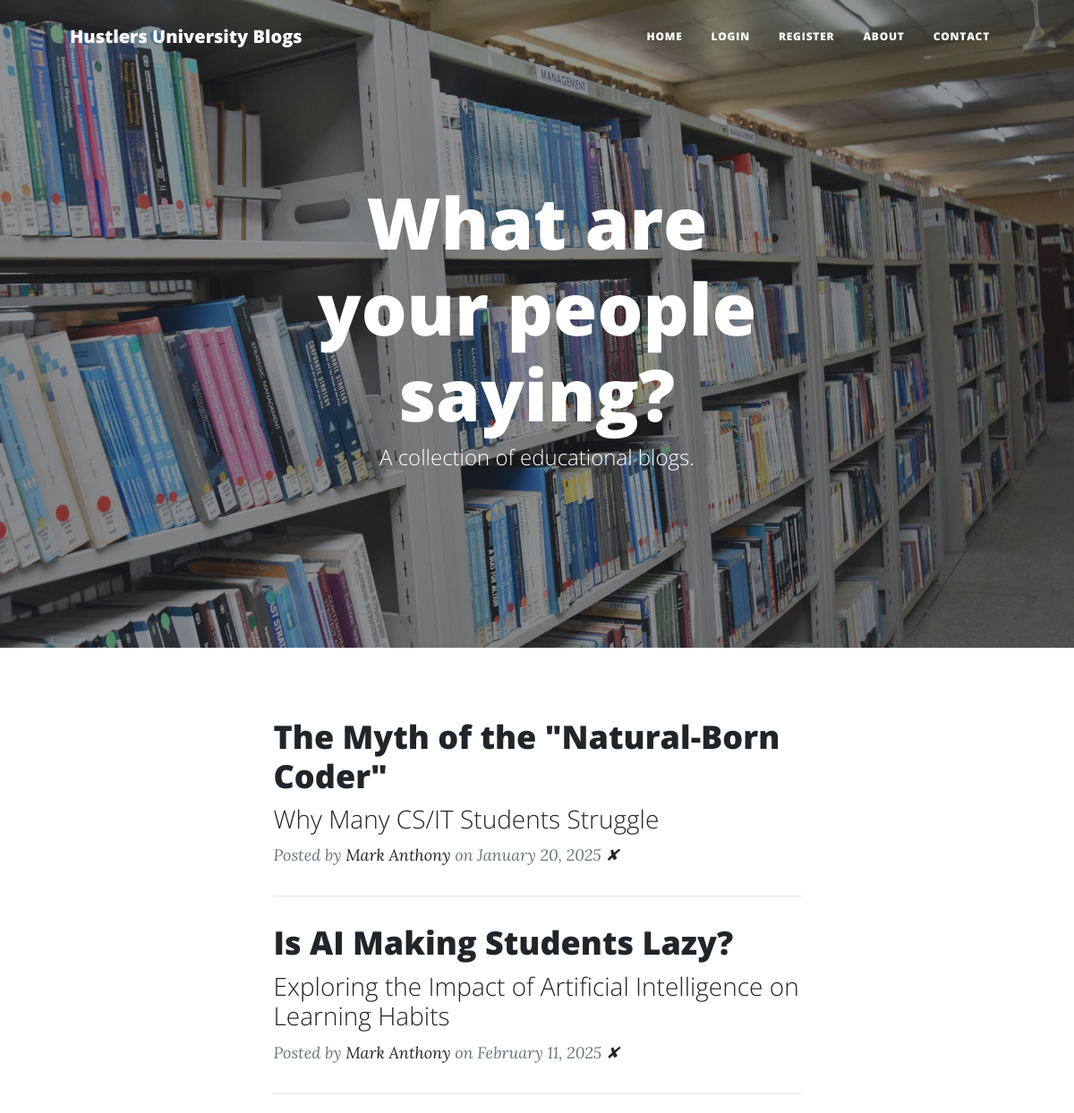
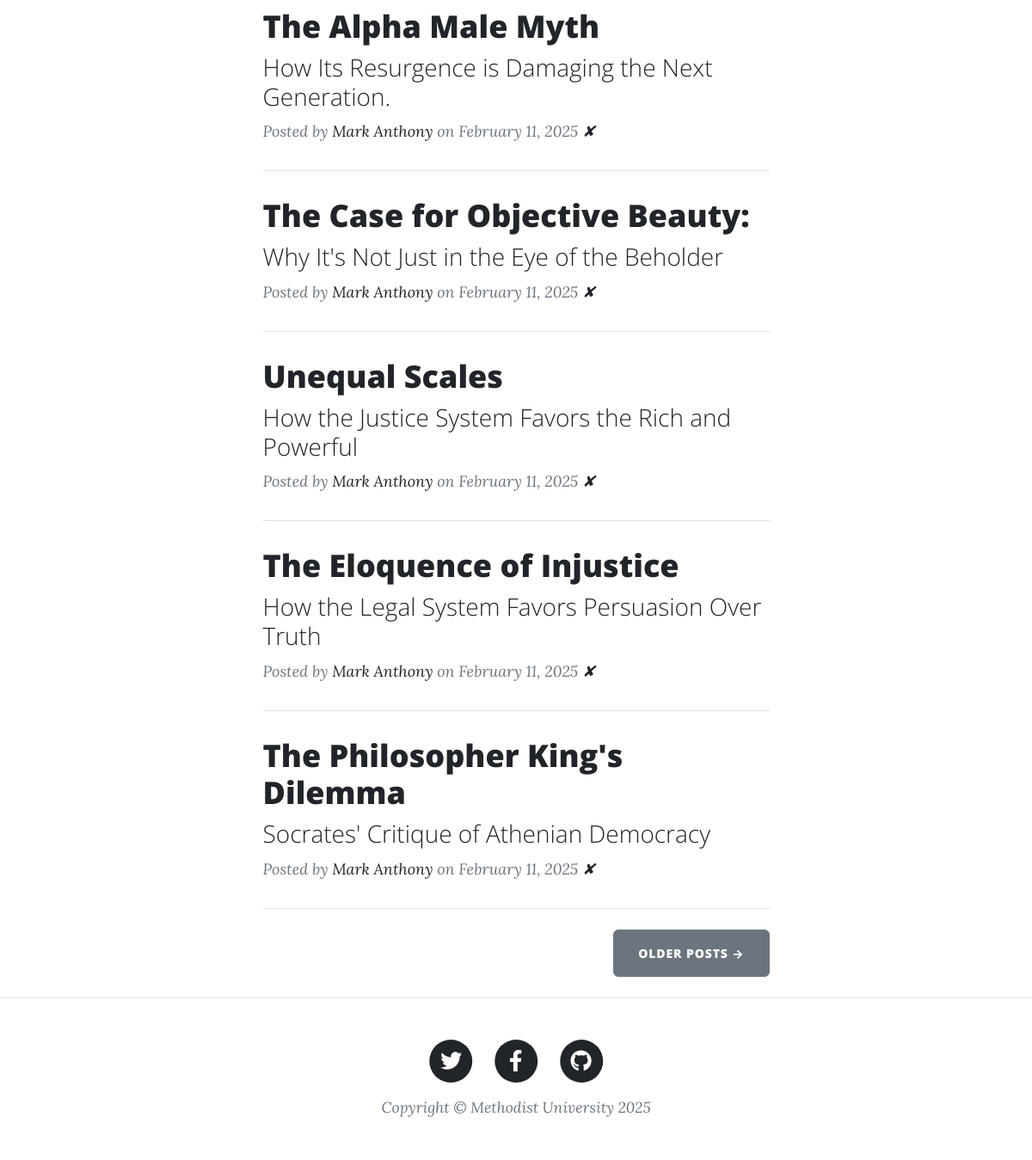
The page / on the database its author committed (2 pictures, top to bottom).
### main.py (models this page shows)
class BlogPost(db.Model):
    __tablename__ = "blog_posts"
    id: Mapped[int] = mapped_column(Integer, primary_key=True)
    author_id = mapped_column(Integer,db.ForeignKey('users.id'))
    author = relationship('User', back_populates='posts')
    title: Mapped[str] = mapped_column(String(250), unique=True, nullable=False)
    subtitle: Mapped[str] = mapped_column(String(250), nullable=False)
    date: Mapped[str] = mapped_column(String(250), nullable=False)
    body: Mapped[str] = mapped_column(Text, nullable=False)
    img_url: Mapped[str] = mapped_column(String(250), nullable=False)
    comments = relationship('Comment', back_populates='parent_post')

class User(db.Model, UserMixin):
    __tablename__ = "users"
    id: Mapped[int] = mapped_column(primary_key=True)
    email: Mapped[str] = mapped_column(String(250), unique=True, nullable=False)
    username: Mapped[str] = mapped_column(String(250), nullable=False)
    password: Mapped[str] = mapped_column(nullable=False)
    posts = relationship('BlogPost', back_populates='author')
    comments = relationship('Comment', back_populates='comment_author')

### main.py (the view)
@app.route('/')
def get_all_posts():
    result = db.session.execute(db.select(BlogPost))
    posts = result.scalars().all()
    return render_template("index.html", all_posts=posts)

### templates/index.html (shortened to what this page needs)
{% include "header.html" %}
<header
  class="masthead"
  style="background-image: url('../static/assets/img/methodist.jpg')"
>
  <div class="container position-relative px-4 px-lg-5">
    <div class="row gx-4 gx-lg-5 justify-content-center">
      <div class="col-md-10 col-lg-8 col-xl-7">
        <div class="site-heading">
          <h1>What are your people saying?</h1>
          <span class="subheading">A collection of educational blogs.</span>
        </div>
      </div>
    </div>
  </div>
</header>
<div class="container px-4 px-lg-5">
  <div class="row gx-4 gx-lg-5 justify-content-center">
    <div class="col-md-10 col-lg-8 col-xl-7">
      {% for post in all_posts %}
      <div class="post-preview">
        <a href="{{ url_for('show_post', post_id=post.id) }}">
          <h2 class="post-title">{{ post.title }}</h2>
          <h3 class="post-subtitle">{{ post.subtitle }}</h3>
        </a>
        <p class="post-meta">
          Posted by
          <a href="#">{{post.author.username}}</a>
          on {{post.date}}
          <a href="{{url_for('delete_post', post_id=post.id) }}">✘</a>
        </p>
      </div>
      <hr class="my-4" />
      {% endfor %}
      <div class="d-flex justify-content-end mb-4">
        <a class="btn btn-secondary text-uppercase" href="#!">Older Posts →</a>
      </div>
    </div>
  </div>
</div>
{% include "footer.html" %}

### templates/header.html (shortened to what this page needs)
<!DOCTYPE html>
<html lang="en">
  <head>
    {% block styles %}
    {{ bootstrap.load_css() }}
    <link
      href="{{ url_for('static', filename='css/styles.css') }}"
      rel="stylesheet"
    />
    {% endblock %}
  </head>
  <body>
    <nav class="navbar navbar-expand-lg navbar-light" id="mainNav">
      <div class="container px-4 px-lg-5">
        <a class="navbar-brand" href="/">Hustlers University Blogs</a>
        <div class="collapse navbar-collapse" id="navbarResponsive">
          <ul class="navbar-nav ms-auto py-4 py-lg-0">
            <li class="nav-item">
              <a
                class="nav-link px-lg-3 py-3 py-lg-4"
                href="{{ url_for('get_all_posts') }}"
                >Home</a
              >
            </li>
            {% if not current_user.is_authenticated %}
            <li class="nav-item">
              <a
                class="nav-link px-lg-3 py-3 py-lg-4"
                href="{{ url_for('login') }}"
                >Login</a
              >
            </li>
            <li class="nav-item">
              <a
                class="nav-link px-lg-3 py-3 py-lg-4"
                href="{{ url_for('register') }}"
                >Register</a
              >
            </li>
            {% endif %}
            <li class="nav-item">
              <a
                class="nav-link px-lg-3 py-3 py-lg-4"
                href="{{ url_for('about') }}"
                >About</a
              >
            </li>
            <li class="nav-item">
              <a
                class="nav-link px-lg-3 py-3 py-lg-4"
                href="{{ url_for('contact') }}"
                >Contact</a
              >
            </li>
          </ul>
        </div>
      </div>
    </nav>
  </body>
</html>

### templates/footer.html (shortened to what this page needs)
        <footer class="border-top">
          <div class="container px-4 px-lg-5">
              <div class="row gx-4 gx-lg-5 justify-content-center">
                  <div class="col-md-10 col-lg-8 col-xl-7">
                      <ul class="list-inline text-center">
                          <li class="list-inline-item">
                              <a href="#!">
                                  <span class="fa-stack fa-lg">
                                      <i class="fas fa-circle fa-stack-2x"></i>
                                      <i class="fab fa-twitter fa-stack-1x fa-inverse"></i>
                                  </span>
                              </a>
                          </li>
                          <li class="list-inline-item">
                              <a href="#!">
                                  <span class="fa-stack fa-lg">
                                      <i class="fas fa-circle fa-stack-2x"></i>
                                      <i class="fab fa-facebook-f fa-stack-1x fa-inverse"></i>
                                  </span>
                              </a>
                          </li>
                          <li class="list-inline-item">
                              <a href="#!">
                                  <span class="fa-stack fa-lg">
                                      <i class="fas fa-circle fa-stack-2x"></i>
                                      <i class="fab fa-github fa-stack-1x fa-inverse"></i>
                                  </span>
                              </a>
                          </li>
                      </ul>
                      <div class="small text-center text-muted fst-italic">Copyright &copy; Methodist University 2025</div>
                  </div>
              </div>
          </div>
      </footer>
  </body>
</html>

### rows shown on the page
BlogPost: title "The Myth of the \"Natural-Born Coder\"", subtitle "Why Many CS/IT Students Struggle", author.username "Mark Anthony", date "January 20, 2025"
BlogPost: title "Is AI Making Students Lazy?", subtitle "Exploring the Impact of Artificial Intelligence on Learning Habits", author.username "Mark Anthony", date "February 11, 2025"
BlogPost: title "The Alpha Male Myth", subtitle "How Its Resurgence is Damaging the Next Generation.", author.username "Mark Anthony", date "February 11, 2025"
BlogPost: title "The Case for Objective Beauty:", subtitle "Why It's Not Just in the Eye of the Beholder", author.username "Mark Anthony", date "February 11, 2025"
BlogPost: title "Unequal Scales", subtitle "How the Justice System Favors the Rich and Powerful", author.username "Mark Anthony", date "February 11, 2025"
BlogPost: title "The Eloquence of Injustice", subtitle "How the Legal System Favors Persuasion Over Truth", author.username "Mark Anthony", date "February 11, 2025"
BlogPost: title "The Philosopher King's Dilemma", subtitle "Socrates' Critique of Athenian Democracy", author.username "Mark Anthony", date "February 11, 2025"
